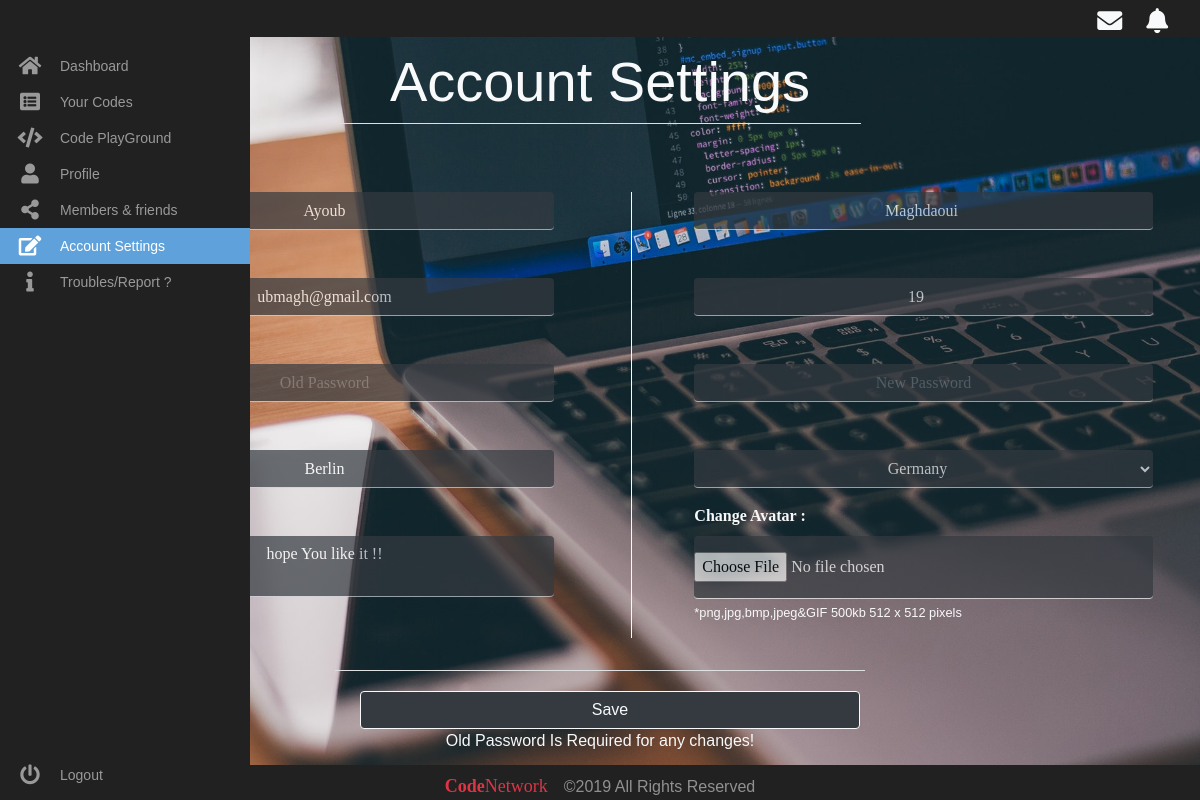
Page /Profile/ProfileSettings.php (signed in) on the committed database.
### tables this page shows
CREATE TABLE IF NOT EXISTS `users` (
  `id` int(11) NOT NULL,
  `Fname` text NOT NULL,
  `Lname` text NOT NULL,
  `Email` text NOT NULL,
  `password` text NOT NULL,
  `age` int(11) NOT NULL,
  `City` text NOT NULL,
  `Country` text NOT NULL,
  `avatarEXT` text NOT NULL,
  `Activated` tinyint(1) NOT NULL
);

CREATE TABLE IF NOT EXISTS `description` (
  `id` int(11) NOT NULL,
  `username` text NOT NULL,
  `Description` text NOT NULL
);

### Profile/ProfileSettings.php (the view, shortened to what this page needs)
<?php
if (isset($_SESSION['username'])) {
    include "../includes/config.php";
    $username = $_SESSION['username'];
    $email = $_SESSION['email'];
    $getter = $mysqli->query("SELECT * FROM users WHERE  Email='$email' ;");
    $getter = $getter->fetch_assoc();
    $Fname = $getter['Fname'];
    $Lname = $getter['Lname'];
    $email = $getter['Email'];
    $age = $getter['age'];
    $city = $getter['City'];
    $Country = $getter['Country'];
    $getter = $mysqli->query("SELECT * FROM description WHERE  username='$username' ;");
    $getter = $getter->fetch_assoc();
    $description = $getter['Description'];
    echo '
<!DOCTYPE html>
<html lang="en">
<head>
<meta charset="UTF-8">
<meta http-equiv="X-UA-Compatible" content="ie=edge">
<title>Account Settings</title>
<link rel="shortcut icon" href="../favicon.ico" type="image/x-icon">
<link rel="stylesheet" href="../css/style.css">
<link rel="stylesheet" href="../css/font-awesome.min.css">
<link rel="stylesheet" href="../css/solid.min.css">
<link rel="stylesheet" href="../css/bootstrap.css">
<link rel="stylesheet" href="./includes/css/profile.css">
<link rel="stylesheet" href="./includes/css/profile-sidebar.css">
<script src="../js/jquery.js"></script>
<script src="../js/bootstrap.js"></script>
</head>
<body>
<nav class="navbar navbar-expand-sm navbar-dark text-light fixed-top pb-4 pt-2 " style="z-index:10; background: #212121;">
        <ul class="navbar-nav ml-auto mb-n4 mt-n2">
        <li class=" ">
        <a> <i class="fas fa-envelope mr-4 mt-2 mb-1" style="font-size:25px;"></i> </a>
        </li>
        <li>
        <a> <i class="fas fa-bell mr-3 mt-2 mb-1" style="font-size:25px;"></i> </a>
        </li>
        </ul>
</nav>
<div class="area" style="height: 100% !important; background-image: url(' . "' ./includes/img/set.jpg'" . ') !important;background-size: 100% 100% !important; height:790px;">
<div class="jumbotron col-6 mx-auto bg-transparent mt-n3 mb-0">
    <h1 class="display-4 text-center text-light">Account Settings</h1>
    <hr class="my-1 mx-auto col-11 bg-light">
</div>';
    echo '
<form action="" method="post"  enctype="multipart/form-data">
<div class="row mt-0 pr-0">
    <div class="col border-right border-light ml-5 mr-0">
        <div class="form-group col-md-10 mx-auto pl-0">
            <input type="text" name="Fname" id="Fname" class="form-control form_effect bg-dark text-center text-white border-top-0 border-left-0 border-right-0" placeholder="First Name" value="' . $Fname . '">
        </div>
        ';
    echo '
        <div class="form-group col-md-10 mx-auto pl-0 mt-5">
            <input type="email" name="email" id="email" class="form-control form_effect bg-dark text-center text-white border-top-0 border-left-0 border-right-0" placeholder="Email Address" value="' . $email . '">
        </div>';
    echo '
        <div class="form-group col-md-10 mx-auto pl-0 mt-5">
            <input type="password" name="oldpassword" id="pwd1" class="form-control form_effect bg-dark text-center text-white border-top-0 border-left-0 border-right-0" placeholder="Old Password" >
        </div>';
    echo '
        <div class="form-group col-md-10 mx-auto pl-0 mt-5">
            <input type="text" name="city" id="city" class="form-control form_effect bg-dark text-center text-white border-top-0 border-left-0 border-right-0" placeholder="City-Location" value="' . $city . '">
        </div>';
    echo '
        <div class="form-group col-md-10 mx-auto pl-0 mt-5">
          <textarea class="form-control form_effect bg-dark text-center text-white border-top-0 border-left-0 border-right-0" name="description" id="" rows="2" placeholder="write about YourSelf" style="resize:none;">' . $description . '</textarea>
        </div>
        ';
    echo '
    </div>
    <div class="col pr-0 mr-0">
        <div class="form-group col-md-10 mx-auto pl-0">
            <input type="text" name="Lname" id="Lname" class="form-control form_effect bg-dark text-center text-white border-top-0 border-left-0 border-right-0" placeholder="Last Name" value="' . $Lname . '">
        </div>';
    echo '
        <div class="form-group col-md-10 mx-auto pl-0 mt-5">
            <input type="number" name="age" id="age" class="form-control form_effect bg-dark text-center text-white border-top-0 border-left-0 border-right-0" placeholder="Age" value="' . $age . '">
        </div>';
    echo '
        <div class="form-group col-md-10 mx-auto pl-0 mt-5">
            <input type="password" name="newpassword" id="pwd2" class="form-control form_effect bg-dark text-center text-white border-top-0 border-left-0 border-right-0" placeholder="New Password" >
        </div>';
    echo '
        <div class="form-group col-md-10 mx-auto pl-0 mt-5">
                      <select class="form-control form_effect bg-dark text-center text-white border-top-0 border-left-0 border-right-0" name="country" id="country">
                        <option value="" disabled> Select Your Country</option>';
    $result = mysqli_query($mysqli, "SELECT country_code,country_name from `apps_countries` ");
    while ($row = $result->fetch_assoc()) {
        if ($row["country_code"] == $Country)
            echo "<option value='" . $row["country_code"] . "' selected>" . $row["country_name"] . "</option> ";
    }
    echo '
                      </select>
        </div>';
    echo '
        <div class="form-group col-md-10 mx-auto pl-0 mt-3">
          <label for="AVA" class="letter text-light">Change Avatar : </label>
            <input name="AVA" type="file" accept=".gif,.png,.jpg,.bmp,.jpeg" id="AVA" class="form-control-file form_effect bg-dark text-center text-white border border-light rounded border-top-0 border-left-0 border-right-0 py-3" aria-describedby="fileHelpId">
          <small id="fileHelpId" class="form-text  text-light">*png,jpg,bmp,jpeg&GIF 500kb 512 x 512 pixels</small>
        </div>
        ';
    echo '
    </div>
</div>
<div class="row mt-3 pr-0">
    <div class="col mx-auto ">
        <hr class="mx-auto col-5 bg-light mb-1 d-block text-center">
        <button type="submit" name="Changeinfos" id="submit" class="btn btn-dark btn-outline-light col-5 mt-3" style="left:30%;" > Save </button>
    </div>
    <br>
</div>
<p class="d-block text-center text-light">Old Password Is Required for any changes!</p>
</form>
</div>
<nav class="main-menu border-0 navbar-fixed-left">
<ul class="mt-5">
    <li>
        <a href="../dashboard/">
            <i class="fa fa-home fa-2x"></i>
        </a>
    </li>
    <li>
        <a href="../codes/">
            <i class="fa fa-list-alt fa-2x"></i>
        </a>
    </li>
    <li>
        <a href="../Playground">
            <i class="fa fa-code fa-2x"></i>
        </a>
    </li>
    <li class="has-subnav">
        <a href="./">
           <i class="fa fa-user fa-2x"></i>
        </a>
    </li>
    <li>
       <a href="../members/">
           <i class="fa fa-share-alt fa-2x"></i>
        </a>
    </li>
    <li class="active">
       <a href="./ProfileSettings.php">
            <i class="fa fa-edit fa-2x"></i>
        </a>
    </li>
    <li>
        <a href="./Report.php">
           <i class="fa fa-info fa-2x"></i>
        </a>
    </li>
</ul>
<ul class="logout">
    <li>
       <a href="./logout.php">
             <i class="fa fa-power-off fa-2x"></i>
        </a>
    </li>
</ul>
</nav>
<nav class="navbar navbar-expand-sm navbar-dark text-light fixed-bottom" style="z-index:0; background: #212121;">
        <ul class="navbar-nav mx-auto mb-n4">
        <p> <a href="https://www.fb.com/SparoXUB" target="_blank" class="text-danger nav-link d-inline"> <span style="font-size:18px;font-family:Awsome;" ><span class="letter" style="font-size: 18px;">Code</span>Network</span></a><span class="nav-link d-inline">©2019 All Rights Reserved</span> </p>
        </ul>
    </nav>
</body>
</html>
';
} else {
    header('location:./');
}

### css/style.css (style rules this page uses)
html, body { height: 100% !important; max-width: 100%; overflow-x: hidden; }
.letter { font-family: Source Sans Pro; font-weight: bolder; }
.form_effect { font-family: Source Sans Pro; opacity: 0.7; }

### Profile/includes/css/profile.css (style rules this page uses)
body { font-family: Arial, sans-serif; color: #292f33; }

### Profile/includes/css/profile-sidebar.css (style rules this page uses)
.fa-2x { font-size: 2em; }
.fa { position: relative; display: table-cell; width: 60px; height: 36px; text-align: center; vertical-align: middle; font-size: 20px; }
.main-menu { background: #212121; border-right: 1px solid #e5e5e5; position: absolute; top: 0; bottom: 0; height: 100%; left: 0; width: 60px; overflow: hidden; -webkit-transition: width .05s linear; transition: width .05s linear; transform: translateZ(0) scale(1, 1); z-index: 1000; }
.main-menu>ul { margin: 7px 0; }
.main-menu li { position: relative; display: block; width: 250px; }
.main-menu li>a { position: relative; display: table; border-collapse: collapse; border-spacing: 0; color: #999; font-family: arial; font-size: 14px; text-decoration: none; transform: translateZ(0) scale(1, 1); transition: all .1s linear; }
.main-menu>ul.logout { position: absolute; left: 0; bottom: 0; }
nav { -webkit-user-select: none; -moz-user-select: none; -ms-user-select: none; -o-user-select: none; user-select: none; }
nav ul, nav li { outline: 0; margin: 0; padding: 0; }
.main-menu li:hover>a, nav.main-menu li.active>a, .dropdown-menu>li>a:hover, .dropdown-menu>li>a:focus, .dropdown-menu>.active>a, .dropdown-menu>.active>a:hover, .dropdown-menu>.active>a:focus, .no-touch .dashboard-page nav.dashboard-menu ul li:hover a, .dashboard-page nav.dashboard-menu ul li.active a { color: #fff; background-color: #5fa2db; }
.area { float: left; background: #e2e2e2; width: 100%; height: 100%; }
.navbar-fixed-left { width: 60px; position: fixed; border-radius: 0; height: 100%; }

### rows in the picture
users: Fname "Ayoub", email "ubmagh@gmail.com", city "Berlin", Lname "Maghdaoui", age "19"
description: description "hope You like it !!"

### other values in the picture
form field country "Germany"
